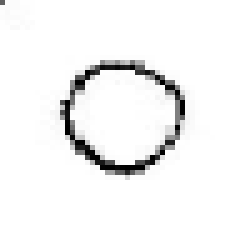
#> input picture shapes_I_drew/circle1.png, 50 x 50 px, found by its file name (shown 5 times larger)
$ python Model.py
#> lines starting #> are read from the running program, lines starting #| are printed output that depends on the picture; pictures that were not available may be replaced by others from this repository, and a replacement may not be noted
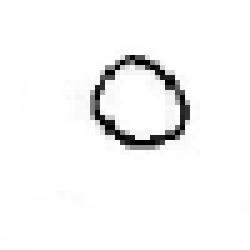
#> input picture shapes_I_drew/circle3.png, 50 x 50 px, found by its file name (shown 5 times larger)
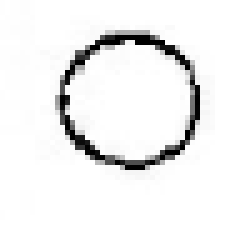
#> input picture shapes_I_drew/circle4.png, 50 x 50 px, found by its file name (shown 5 times larger)
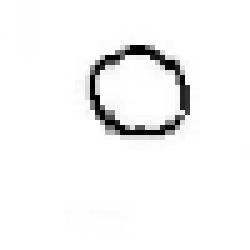
#> input picture shapes_I_drew/circle5.png, 50 x 50 px, found by its file name (shown 5 times larger)
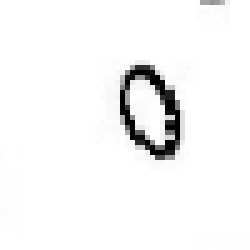
#> input picture shapes_I_drew/circle6.png, 50 x 50 px, found by its file name (shown 5 times larger)
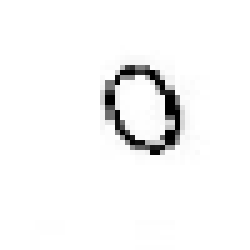
#> input picture shapes_I_drew/circle7.png, 50 x 50 px, found by its file name (shown 5 times larger)
import numpy as np
#> (the run stopped early here; a loop or call above may not have finished)
